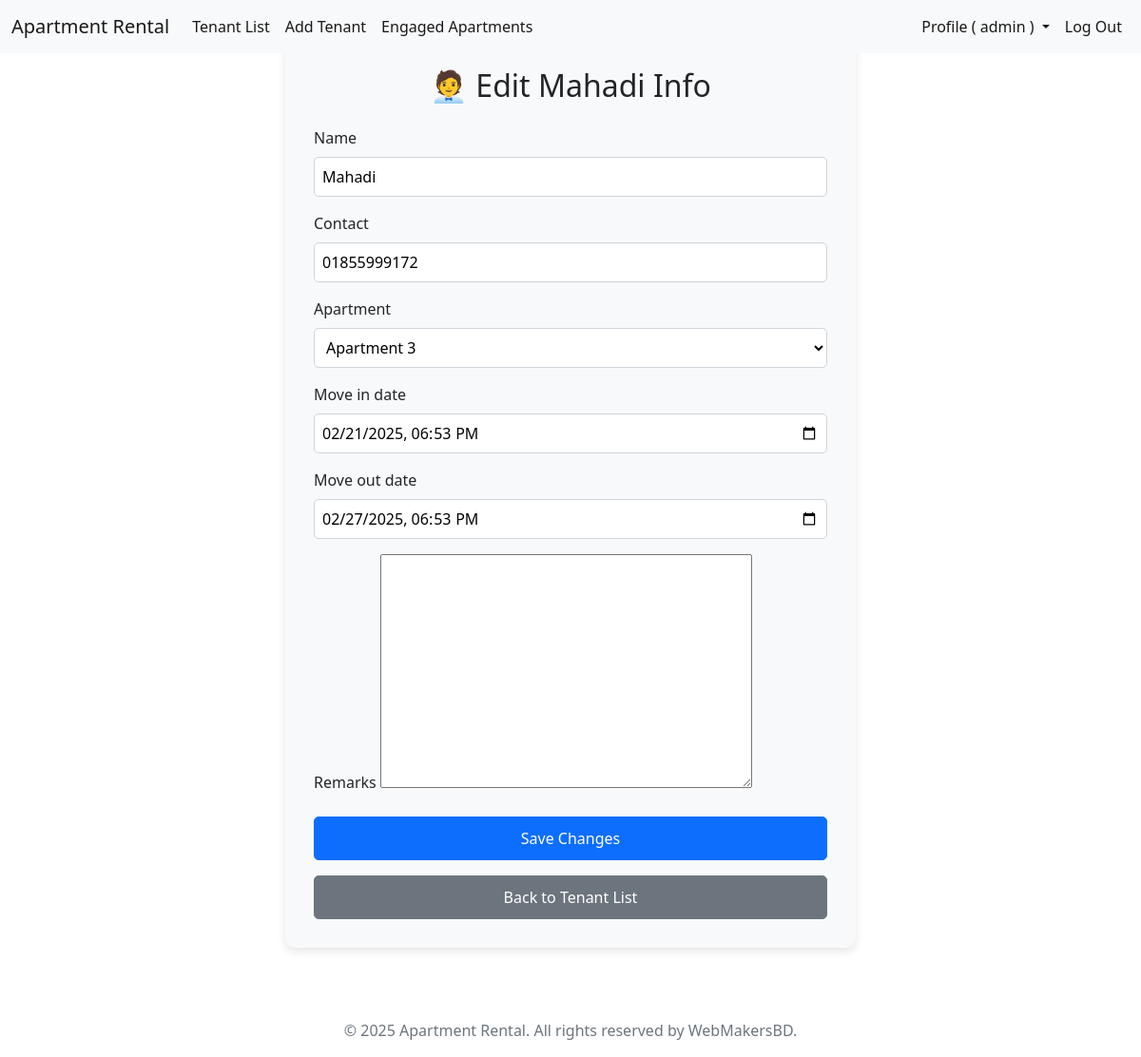
The app's page /edit_tenant/27/ (signed in) with its own data.
### tenants/models.py (models this page shows, shortened)
class Tenant(models.Model):
    choices = [
        ('will_arrive', 'Will Arrive'),
        ('living', 'Living'),
        ('moved_out', 'Moved Out'),
    ]
    name = models.CharField(max_length=50)
    contact = models.CharField(max_length=15)
    apartment = models.ForeignKey(Apartment, on_delete=models.CASCADE)
    move_in_date = models.DateTimeField()
    move_out_date = models.DateTimeField(null=True, blank=True)
    remarks = models.TextField(blank=True, null=True, help_text="Additional details about the tenant.")
    status = models.CharField(max_length=15, choices=choices,)

### tenants/views.py (the view)
# urls.py: path('edit_tenant/<int:tenant_id>/', edit_tenant, name='edit_tenant'),
def edit_tenant(request, tenant_id):
    user = request.user
    if user.is_authenticated and user.is_superuser:
        tenant = get_object_or_404(Tenant, id=tenant_id)  # Fetch tenant or return 404 if not found
        previous_apartment = tenant.apartment  # Store current apartment before updating
        if request.method == 'POST':
            form = TenantForm(request.POST, instance=tenant)  # Bind form to existing tenant
            if form.is_valid():
                tenant = form.save()  # Save the updated tenant details
                update_tenant_status(tenant)  # Update tenant status
                if previous_apartment != tenant.apartment:
                    previous_apartment.is_booked = False
                    previous_apartment.save()
                    tenant.apartment.is_booked = True
                    tenant.apartment.save()
                return redirect('tenant_details', tenant_id=tenant.id)  # Redirect to updated tenant details page
        else:
            form = TenantForm(instance=tenant)  # Pre-fill form with existing tenant details
        return render(request, 'tenants/edit_tenant.html', {'form': form, 'tenant': tenant})
    else:
        messages.error(request, 'You have to log in as an Admin to access this page.')
        return redirect('login')

### tenants/forms.py (shortened to what this page needs)
class TenantForm(forms.ModelForm):
    class Meta:
        model = Tenant  # Specify the model associated with the form
        fields = ['name', 'contact', 'apartment', 'move_in_date', 'move_out_date', 'remarks']  # Include relevant fields
        widgets = {
            'move_in_date': forms.DateTimeInput(attrs={'type': 'datetime-local'}),
            'move_out_date': forms.DateTimeInput(attrs={'type': 'datetime-local'}),
        }
    def __init__(self, *args, **kwargs):
        super().__init__(*args, **kwargs)
        now = timezone.now()  # Get the current timestamp
        apartments = Apartment.objects.all()  # Fetch all apartments from the database
        apartment_choices = []  # Initialize an empty list to store choices
        for apartment in apartments:
            apartment_choices.append((apartment.id, f"Apartment {apartment.number}"))
        self.fields['apartment'].choices = apartment_choices

### templates/tenants/edit_tenant.html (shortened to what this page needs)
{% extends 'base.html' %}
{% load static %}
{% block extra_head %}
    <link rel="stylesheet" href="{% static 'css/tenants/edit_tenant.css' %}">
{% endblock %}
{% block content %}
<div class="d-flex justify-content-center align-items-center vh-100 mt-5">
    <div class="form-container">
        <h2 class="text-center mb-4"> 🧑‍💼 Edit {{ tenant.name }} Info</h2>
        <form method="post" class="needs-validation" novalidate>
            {% for field in form %}
            <div class="mb-3">
                <label for="{{ field.id_for_label }}" class="form-label">{{ field.label }}</label>
                {{ field }}
            </div>
            {% endfor %}
            <button type="submit" class="btn btn-primary">Save Changes</button>
        </form>
        <div class="mt-3 text-center">
            <a href="{% url 'tenant_list' %}" class="btn btn-secondary">Back to Tenant List</a>
        </div>
    </div>
</div>
{% endblock %}

### templates/base.html (shortened to what this page needs)
{% load static %}
<!DOCTYPE html>
<html lang="en">
  <head>
    <link
      href="https://cdn.jsdelivr.net/npm/bootstrap@5.0.2/dist/css/bootstrap.min.css"
      rel="stylesheet"
    />
    {% block extra_head %} {% endblock %}
  </head>
  <body>
    <header>
      <nav class="navbar navbar-expand-lg navbar-light bg-light">
        <div class="container-fluid">
            <a class="navbar-brand" href="{% url 'tenant_list' %}">Apartment Rental</a>
            <div class="collapse navbar-collapse" id="navbarSupportedContent">
                <ul class="navbar-nav me-auto mb-2 mb-lg-0">
                    <li class="nav-item">
                        <a class="nav-link active" aria-current="page" href="{% url 'tenant_list' %}">Tenant List</a>
                    </li>
                    <li class="nav-item">
                        <a class="nav-link active" href="{% url 'add_tenant' %}">Add Tenant</a>
                    </li>
                    <li class="nav-item">
                      <a class="nav-link active" href="{% url 'engaged_apartments' %}">Engaged Apartments</a>
                    </li>
                </ul>
                <ul class="navbar-nav ms-auto mb-2 mb-lg-0">
                    {% if user.is_authenticated %}
                    <li class="nav-item dropdown">
                      <a class="nav-link active dropdown-toggle" href="#" role="button" data-bs-toggle="dropdown" aria-expanded="false">
                       Profile ( {{ user.username }} )
                      </a>
                    </li>
                    <li class="nav-item">
                        <a class="nav-link active" href="{% url 'logout' %}">Log Out</a>
                    </li>
                    {% endif %}
                </ul>
            </div>
        </div>
    </nav>
    </header>
    <main>
      {% block content %}
      {% endblock %}
    </main>
    <br /><br /><br /><br /><br /><br /><br />
    <footer class="footer text-center text-muted">
      <p>&copy; 2025 Apartment Rental. All rights reserved by WebMakersBD.</p>
    </footer>
  </body>
</html>

### static/css/tenants/edit_tenant.css (style rules this page uses)
.form-container { width: 50%; min-width: 350px; background: #f8f9fa; padding: 30px; margin-top: 30px; border-radius: 10px; box-shadow: 0px 4px 10px rgba(0, 0, 0, 0.1); }
select, input { width: 100%; padding: 8px; border-radius: 5px; border: 1px solid #ced4da; background: white; }
.vh-100 { height: 100vh; }
.btn { width: 100%; padding: 10px; font-size: 16px; border-radius: 5px; }

### records on screen
Tenant: name "Mahadi", form "Mahadi" "01855999172" "Apartment 3" "02/21/2025 18:53" "02/27/2025 18:53"

### other values on screen
{{ user.username }} "admin"
{{ field.label }} "Name" "Contact" "Apartment" "Move in date" "Move out date" "Remarks"
